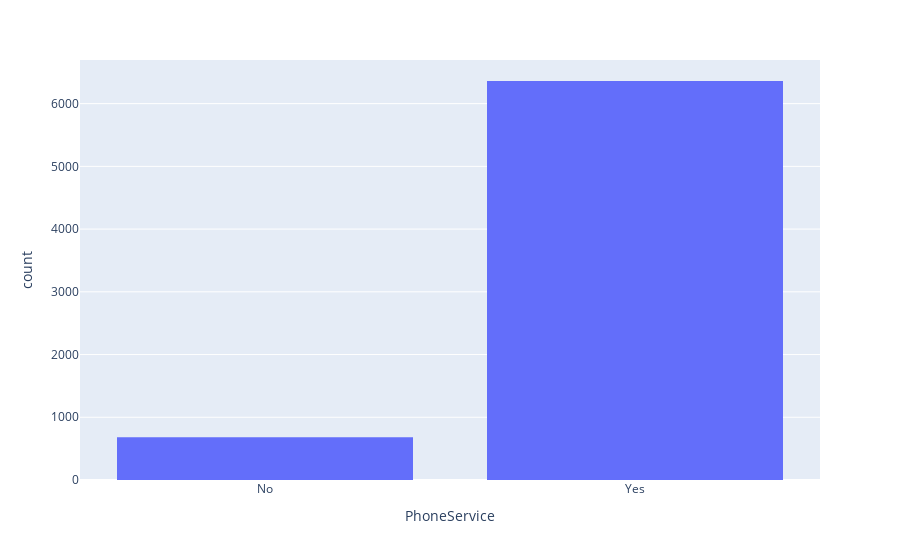

Write notebook code for a chart like this one.
### Markdown cell above
## **Phone Service Type**

### Code cell
# Histogram Of Service
px.histogram(df,'PhoneService')

### Figure 1 — Plotly figure (JSON) as saved in the notebook; plotly's stock layout.template omitted (floating-point values rounded to 4 significant figures; data arrays with more than 128 entries replaced by an {"elided": "..."} marker saying what was removed)
{"data": [{"alignmentgroup": "True", "bingroup": "x", "hovertemplate": "PhoneService=%{x}<br>count=%{y}<extra></extra>", "legendgroup": "", "marker": {"color": "#636efa", "pattern": {"shape": ""}}, "name": "", "offsetgroup": "", "orientation": "v", "showlegend": false, "type": "histogram", "x": {"elided": "7043 str values"}, "xaxis": "x", "yaxis": "y"}], "layout": {"barmode": "relative", "legend": {"tracegroupgap": 0}, "margin": {"t": 60}, "xaxis": {"anchor": "y", "domain": [0, 1], "title": {"text": "PhoneService"}}, "yaxis": {"anchor": "x", "domain": [0, 1], "title": {"text": "count"}}}}
